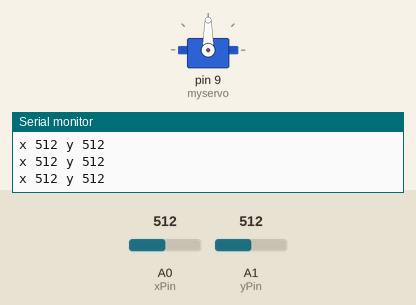
Recording of a sketch running on a simulated Arduino Uno, built with avr-gcc and run on an emulated ATmega328P. Shown: servo, the last lines printed to the serial monitor. The inputs (shaded band) are chosen by the test bench; at power-on: A0 (xPin) = 512, A1 (yPin) = 512.

Above: at 1.2 s.
1.3 s: A0 (xPin) set to 11
At 2.5 s:
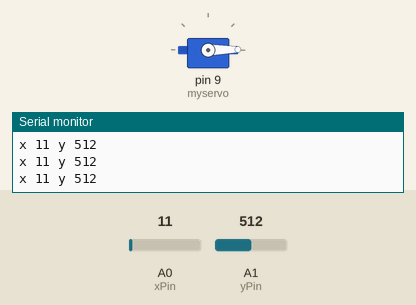
2.8 s: A0 (xPin) set to 8
4.3 s: A0 (xPin) set to 91
At 5.0 s:
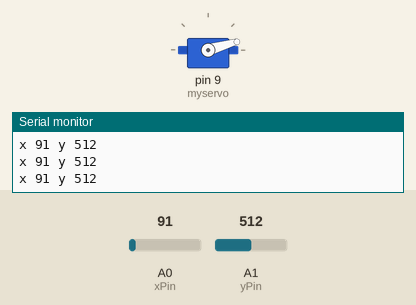
5.8 s: A0 (xPin) set to 110
At 7.0 s:
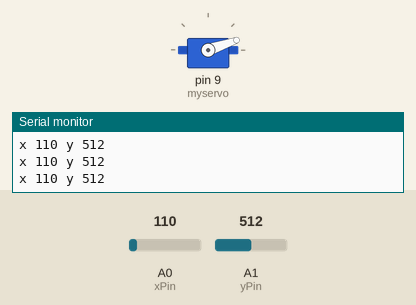
7.3 s: A1 (yPin) set to 107
8.8 s: A1 (yPin) set to 92
Timing chart, 0 to 11.8 s (numbered marks = the images above; inputs shaded):
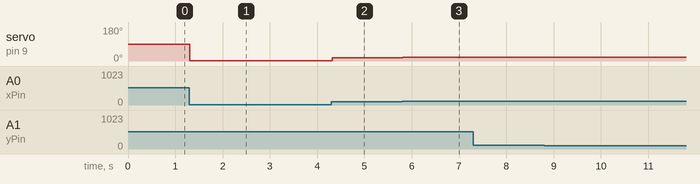

Measured:
- after the input at 1.3 s, servo on pin 9 (myservo): 90° → 1° at once
- after the input at 4.3 s, servo on pin 9 (myservo): 1° → 16° at once
- after the input at 5.8 s, servo on pin 9 (myservo): 16° → 19° at once

The sketch:

joystick.ino
```cpp
#include <Servo.h>

Servo myservo;

int xPin = A0;
int yPin = A1;
int xValue, yValue, val;
char buffer[50];

void setup() {
  Serial.begin(9600);
  myservo.attach(9);
}

void loop() {
  // read the value from the sensor:
  xValue = analogRead(xPin);
  yValue = analogRead(yPin);

  val = map(xValue, 0, 1023, 0, 180);
  myservo.write(val);

  sprintf(buffer, "x %d y %d", xValue, yValue);  // Format and store the combined string in buffer
  Serial.println(buffer);
  delay(15);
}
```
